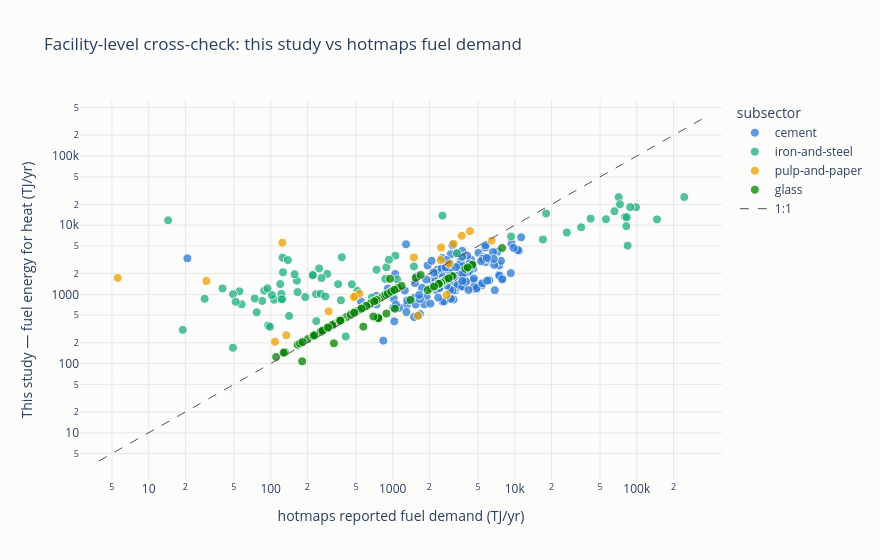

The cell this chart's notebook holds for it:
### Markdown cell above
### Cross-check 1 — facility level vs hotmaps fuel demand

For high/medium-confidence matches, compare our estimated fuel energy for heat against the
fuel demand hotmaps reports per site (GWh → TJ). Ratio ≈ 1 means the two independent
bottom-up estimates agree; systematic offsets reveal boundary differences (e.g. our BF/BOF
recipe covers the whole steel route; many hotmaps steel entries are single process sites).

### Code cell
SUBSECTOR_COLORS = {  # fixed categorical order (validated palette slots)
    "cement": "#2a78d6", "iron-and-steel": "#1baf7a",
    "pulp-and-paper": "#eda100", "glass": "#008300",
}
cc1 = banded.merge(matched_hm[["source_id", "Fuel_Demand"]], on="source_id", how="left")
cc1 = cc1[
    cc1["match_confidence"].isin(["high", "medium"])
    & cc1["Fuel_Demand"].gt(0)
    & cc1["fuel_energy_tj"].gt(0)
].copy()
cc1["hotmaps_fuel_tj"] = cc1["Fuel_Demand"] * 3.6  # GWh -> TJ
cc1["ratio_ours_over_hotmaps"] = cc1["fuel_energy_tj"] / cc1["hotmaps_fuel_tj"]

lim = [
    min(cc1["hotmaps_fuel_tj"].min(), cc1["fuel_energy_tj"].min()) * 0.7,
    max(cc1["hotmaps_fuel_tj"].max(), cc1["fuel_energy_tj"].max()) * 1.4,
]
fig_cc1 = px.scatter(
    cc1,
    x="hotmaps_fuel_tj", y="fuel_energy_tj", color="subsector",
    color_discrete_map=SUBSECTOR_COLORS,
    category_orders={"subsector": list(SUBSECTOR_COLORS.keys())},
    hover_name="source_name",
    hover_data={"hotmaps_fuel_tj": ":,.0f", "fuel_energy_tj": ":,.0f",
                "ratio_ours_over_hotmaps": ":.2f", "match_confidence": True},
    log_x=True, log_y=True,
    labels={"hotmaps_fuel_tj": "hotmaps reported fuel demand (TJ/yr)",
            "fuel_energy_tj": "This study — fuel energy for heat (TJ/yr)"},
    title="Facility-level cross-check: this study vs hotmaps fuel demand",
)
fig_cc1.add_trace(go.Scatter(
    x=lim, y=lim, mode="lines", name="1:1",
    line=dict(color="#52514e", width=1, dash="dash"),
))
fig_cc1.update_traces(marker=dict(size=9, opacity=0.75,
                                  line=dict(color=SURFACE, width=1)),
                      selector=dict(mode="markers"))
fig_cc1.update_layout(
    height=560, width=880, plot_bgcolor=SURFACE, paper_bgcolor=SURFACE,
    xaxis=dict(gridcolor="#e8e8e6"), yaxis=dict(gridcolor="#e8e8e6"),
)
fig_cc1.show()

cc1_stats = cc1.groupby("subsector")["ratio_ours_over_hotmaps"].agg(
    n="count", median="median",
    p10=lambda s: s.quantile(0.1), p90=lambda s: s.quantile(0.9),
).round(2)
cc1_stats

### Figure 1 — Plotly figure (JSON) as saved in the notebook; plotly's stock layout.template omitted (floating-point values rounded to 4 significant figures; data arrays with more than 128 entries replaced by an {"elided": "..."} marker saying what was removed)
{"data": [{"customdata": {"elided": "156x2 mixed values"}, "hovertemplate": "<b>%{hovertext}</b><br><br>subsector=cement<br>hotmaps reported fuel demand (TJ/yr)=%{x:,.0f}<br>This study — fuel energy for heat (TJ/yr)=%{y:,.0f}<br>ratio_ours_over_hotmaps=%{customdata[0]:.2f}<br>match_confidence=%{customdata[1]}<extra></extra>", "hovertext": {"elided": "156 str values"}, "legendgroup": "cement", "marker": {"color": "#2a78d6", "line": {"color": "#fcfcfb", "width": 1}, "opacity": 0.75, "size": 9, "symbol": "circle"}, "mode": "markers", "name": "cement", "orientation": "v", "showlegend": true, "type": "scatter", "x": {"elided": "156 float values"}, "xaxis": "x", "y": {"elided": "156 float values"}, "yaxis": "y"}, {"customdata": {"elided": "74x2 mixed values"}, "hovertemplate": "<b>%{hovertext}</b><br><br>subsector=iron-and-steel<br>hotmaps reported fuel demand (TJ/yr)=%{x:,.0f}<br>This study — fuel energy for heat (TJ/yr)=%{y:,.0f}<br>ratio_ours_over_hotmaps=%{customdata[0]:.2f}<br>match_confidence=%{customdata[1]}<extra></extra>", "hovertext": ["Voestalpine Stahl Linz steel plant", "Aperam Stainless Belgium Châtelet steel plant", "Aperam Stainless Belgium Genk steel plant", "ArcelorMittal Gent steel plant", "Thy Marcinelle Charleroi steel plant", "Stomana Industry Pernik steel plant", "GFG Liberty Ostrava steel plant", "AG der Dillinger Hüttenwerke Dillingen steel plant", "ArcelorMittal Bremen steel plant", "ArcelorMittal Duisburg steel plant", "ArcelorMittal Eisenhüttenstadt steel plant", "ArcelorMittal Hamburg steel plant", "CSN Stahlwerk Thüringen Unterwellenborn steel plant", "Deutsche Edelstahlwerke steel plant", "ESF Elbe Stahlwerke Feralpi Riesa plant", "Georgsmarienhütte Osnabrück steel plant", "Hüttenwerke Krupp Mannesmann (HKM) steel plant", "Riva Brandenburg Electric Steel Works", "Riva Hennigsdorfer Electric Steel Works", "Saarstahl Völklingen Steelmaking Plant", "Salzgitter Flachstahl steel plant", "Salzgitter Peiner Träger Peine steel plant", "Acerinox Europa Los Barrios steel plant", "ArcelorMittal Asturias (Aviles) steel plant", "ArcelorMittal Olaberria-Bergara (Olaberria) steel plant", "Celsa Global Steel Wire Santander plant", "Grupo Gallardo Corrugados Getafe steel plant", "Grupo Gallardo Siderurgica Balboa Jerez de los Caballeros steel plant", "Megasa Siderúrgica Narón steel plant", "Megasider Zaragoza steel plant", "Outokumpu Tornio steel plant", "Ovako Imatra steel plant", "SSAB Raahe steel plant", "ArcelorMittal Méditerranée Fos sur Mer steel plant", "LME Trith-Saint-Léger steel plant", "Riva Sam Montereau steel plant", "Riva Sam Neuves-Maisons steel plant", "Saarstahl Ascoval Saint-Saulve steel plant", "British Steel Scunthorpe plant", "Marcegaglia Sheffield steel plant", "Tata Steel Port Talbot steel plant", "Liberty Steel Dunaferr Dunaújváros steel plant", "AFV Accaierie Beltrame Vicenza steel plant", "Acciaierie Venete Borgo Valsugana steel plant", "Acciaierie Venete Sarezzo steel plant", "Acciaierie d'Italia Taranto steel plant", "Alfa Acciai Brescia steel plant", "Alfa Acciai Catania steel plant", "Feralpi Siderurgica Lonato steel plant", "Ferriera Valsabbia Odolo steel plant", "Finarvedi Acciai Speciali Terni steel plant", "Ori Martin Brescia steel plant", "Pittini Acciaierie di Verona steel plant", "Pittini Ferriere Nord Osoppo steel plant", "Pittini Siderpotenza Potenza steel plant", "Riva Acciaio Caronno Pertusella steel plant", "Riva Acciaio Lesegno steel plant", "Tenaris Dalmine steel plant", "ArcelorMittal Differdange steel plant", "ArcelorMittal Warszawa steel plant", "CMC Zawiercie steel plant", "Celsa Huta Ostrowiec steel plant", "Ferrostal Labedy Gliwice steel plant", "SN MAIA Siderurgia Nacional steel plant", "SN SEIXAL Siderurgia Nacional steel plant", "Donalam Targoviste plant", "GFG Liberty Galati steel plant", "GLGH Resita steel plant", "Max Aicher Slovakia Steel Mills Strazske", "U. S. Steel Košice steel plant", "SIJ Acroni Jesenice steel plant", "Ovako Hofors steel plant", "SSAB Luleå steel plant", "SSAB Oxelösund steel plant"], "legendgroup": "iron-and-steel", "marker": {"color": "#1baf7a", "line": {"color": "#fcfcfb", "width": 1}, "opacity": 0.75, "size": 9, "symbol": "circle"}, "mode": "markers", "name": "iron-and-steel", "orientation": "v", "showlegend": true, "type": "scatter", "x": [71040.0, 290.9, 249.6, 98440.0, 164.0, 513.1, 9330.0, 82060.0, 41870.0, 3360.0, 26740.0, 2559.0, 55.4, 88.63, 85.32, 106.7, 88260.0, 125.0, 76.82, 14.44, 72780.0, 235.3, 260.9, 80020.0, 126.2, 166.1, 28.76, 95.44, 49.1, 57.78, 1494.0, 40.28, 35080.0, 146400.0, 102.2, 125.2, 122.5, 73.98, 17020.0, 19.01, 18070.0, 1016.0, 219.5, 49.07, 123.2, 245000.0, 138.4, 51.62, 221.8, 119.9, 736.5, 256.8, 157.0, 382.6, 98.64, 94.18, 141.6, 1051.0, 887.2, 462.3, 932.4, 869.6, 280.5, 673.7, 1087.0, 412.5, 55920.0, 236.5, 192.1, 82670.0, 357.1, 376.1, 65600.0, 84130.0], "xaxis": "x", "y": [25430.0, 1975.0, 2371.0, 18200.0, 1580.0, 1125.0, 6876.0, 9701.0, 12450.0, 3933.0, 7844.0, 13760.0, 1106.0, 1132.0, 804.8, 837.8, 18250.0, 3396.0, 551.9, 11750.0, 20000.0, 1007.0, 1726.0, 13200.0, 2085.0, 1079.0, 862.9, 355.2, 1007.0, 719.1, 2539.0, 1216.0, 9329.0, 12140.0, 978.9, 859.5, 1015.0, 871.5, 6211.0, 306.7, 14790.0, 1152.0, 1880.0, 169.4, 845.9, 25550.0, 3133.0, 783.2, 1905.0, 1410.0, 2271.0, 1018.0, 1958.0, 3446.0, 340.5, 1222.0, 488.5, 3627.0, 2471.0, 1399.0, 3171.0, 1679.0, 932.5, 899.6, 1649.0, 246.2, 12200.0, 410.4, 913.8, 13030.0, 1406.0, 821.3, 15910.0, 5066.0], "yaxis": "y"}, {"customdata": [[1.909, "high"], [2.284, "high"], [1.909, "high"], [1.909, "high"], [1.902, "high"], [1.909, "high"], [310.2, "high"], [1.909, "high"], [1.91, "medium"], [1.909, "high"], [52.53, "high"], [1.909, "medium"], [44.84, "high"], [1.71, "high"], [0.3547, "high"], [0.3035, "high"], [0.952, "medium"], [0.9255, "medium"], [1.267, "medium"]], "hovertemplate": "<b>%{hovertext}</b><br><br>subsector=pulp-and-paper<br>hotmaps reported fuel demand (TJ/yr)=%{x:,.0f}<br>This study — fuel energy for heat (TJ/yr)=%{y:,.0f}<br>ratio_ours_over_hotmaps=%{customdata[0]:.2f}<br>match_confidence=%{customdata[1]}<extra></extra>", "hovertext": ["Papierfabrik Wattens GmbH & Co KG, delfort", "Burgo Ardennes S.A.", "Stambolijski Kraft Pulp & Paper Mill", "Essity Operations Mannheim GmbH", "GRuNPERGA Papier GmbH", "Katz GmbH & Co. KG", "Lenk Paper GmbH, Papierfabrik Schleipen", "Sappi Alfeld Kraft Pulp and Paper Mill", "Pietarsaari Pulp Mill", "UPM Group - Paper Industry, Kaukas Mill", "Alizay Papier SASU, VPK Group", "Mondi Świecie S.A.", "Figueira da Foz BEKP Pulp and Paper Mill", "The Navigator Company, Setúbal Mill", "Mondi SCP a.s.", "VIPAP VIDEM KRŠKO d.d.", "SCA Ortviken Pulp Mill", "Stora Enso Packaging Boards Skoghall Mill, Udden", "Sylvamo Nymölla Mill, Sylvamo Corporation"], "legendgroup": "pulp-and-paper", "marker": {"color": "#eda100", "line": {"color": "#fcfcfb", "width": 1}, "opacity": 0.75, "size": 9, "symbol": "circle"}, "mode": "markers", "name": "pulp-and-paper", "orientation": "v", "showlegend": true, "type": "scatter", "x": [496.1, 1493.0, 533.4, 4302.0, 298.2, 108.4, 5.58, 480.9, 134.4, 2490.0, 29.74, 3683.0, 124.6, 3152.0, 2760.0, 1613.0, 2900.0, 6463.0, 2469.0], "xaxis": "x", "y": [947.1, 3410.0, 1018.0, 8213.0, 567.2, 207.0, 1731.0, 918.1, 256.6, 4754.0, 1562.0, 7031.0, 5587.0, 5391.0, 979.1, 489.5, 2761.0, 5981.0, 3129.0], "yaxis": "y"}, {"customdata": {"elided": "148x2 mixed values"}, "hovertemplate": "<b>%{hovertext}</b><br><br>subsector=glass<br>hotmaps reported fuel demand (TJ/yr)=%{x:,.0f}<br>This study — fuel energy for heat (TJ/yr)=%{y:,.0f}<br>ratio_ours_over_hotmaps=%{customdata[0]:.2f}<br>match_confidence=%{customdata[1]}<extra></extra>", "hovertext": {"elided": "148 str values"}, "legendgroup": "glass", "marker": {"color": "#008300", "line": {"color": "#fcfcfb", "width": 1}, "opacity": 0.75, "size": 9, "symbol": "circle"}, "mode": "markers", "name": "glass", "orientation": "v", "showlegend": true, "type": "scatter", "x": {"elided": "148 float values"}, "xaxis": "x", "y": {"elided": "148 float values"}, "yaxis": "y"}, {"line": {"color": "#52514e", "dash": "dash", "width": 1}, "mode": "lines", "name": "1:1", "type": "scatter", "x": [3.906, 343000.0], "y": [3.906, 343000.0]}], "layout": {"height": 560, "legend": {"title": {"text": "subsector"}, "tracegroupgap": 0}, "paper_bgcolor": "#fcfcfb", "plot_bgcolor": "#fcfcfb", "title": {"text": "Facility-level cross-check: this study vs hotmaps fuel demand"}, "width": 880, "xaxis": {"anchor": "y", "domain": [0.0, 1.0], "gridcolor": "#e8e8e6", "title": {"text": "hotmaps reported fuel demand (TJ/yr)"}, "type": "log"}, "yaxis": {"anchor": "x", "domain": [0.0, 1.0], "gridcolor": "#e8e8e6", "title": {"text": "This study — fuel energy for heat (TJ/yr)"}, "type": "log"}}}
